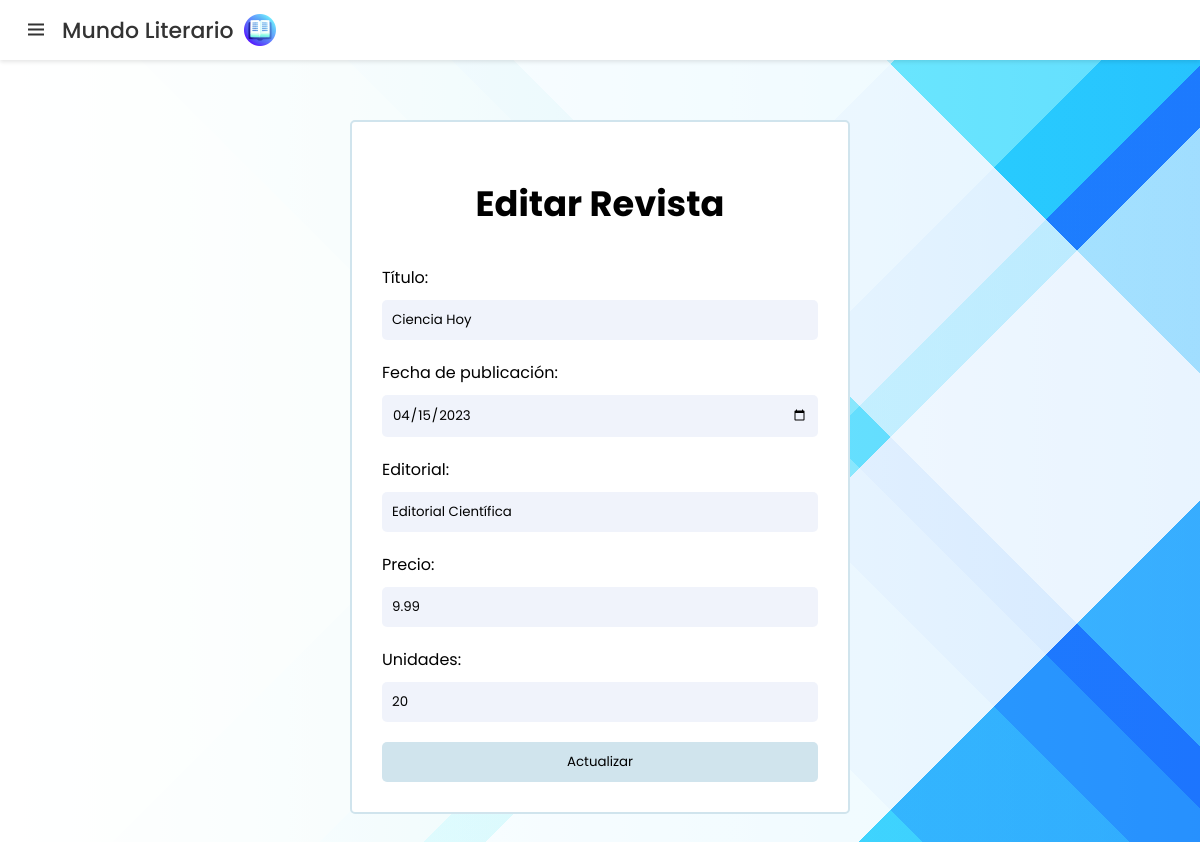
/presentacion/editarRevista.php?id=27 (signed in), run on the app's committed database.
### tables this page shows
CREATE TABLE `revistas` (
  `id` int(11) NOT NULL,
  `titulo` varchar(255) NOT NULL,
  `fecha_publicacion` date NOT NULL,
  `editorial` varchar(20) NOT NULL,
  `precio` decimal(10,2) NOT NULL,
  `unidades` int(11) NOT NULL
);

### presentacion/editarRevista.php (the view, shortened to what this page needs)
<?php
if (isset($_GET['id'])) {
    $id = $_GET['id'];
    $connection = Database::getInstance();
    $stmt = $connection->prepare("SELECT * FROM revistas WHERE id = :id");
    $stmt->bindParam(':id', $id);
    $stmt->execute();
    $revista = $stmt->fetch(PDO::FETCH_ASSOC);
} else {
    header("Location: index.libros.php");
    exit;
}
?>
<!DOCTYPE html>
<html lang="es">
<head>
    <link rel="stylesheet" href="../assets/css/revista.css">
    <link href="https://unpkg.com/boxicons@2.1.2/css/boxicons.min.css" rel="stylesheet">
</head>
<body>
    <nav>
        <div class="logo">
            <i class="bx bx-menu menu-icon"></i>
            <span class="logo-name">Mundo Literario</span>
            <img class="logo-img" src="../assets/images/book.png">
        </div>
    </nav>
    <section class="content-editar">
        <form class="editar" method="POST" action="">
            <h1 class="edit-title">Editar Revista</h1>
            <label for="titulo">Título:</label>
            <input type="text" id="titulo" name="titulo" value="<?php echo htmlspecialchars($revista['titulo']); ?>" required>
            <label for="fecha_publicacion">Fecha de publicación:</label>
            <input type="date" id="fecha_publicacion" name="fecha_publicacion" value="<?php echo htmlspecialchars($revista['fecha_publicacion']); ?>" required>
            <label for="editorial">Editorial:</label>
            <input type="text" id="editorial" name="editorial" value="<?php echo htmlspecialchars($revista['editorial']); ?>" required>
            <label for="precio">Precio:</label>
            <input type="text" id="precio" name="precio" value="<?php echo htmlspecialchars($revista['precio']); ?>" required>
            <label for="unidades">Unidades:</label>
            <input type="number" id="unidades" name="unidades" value="<?php echo htmlspecialchars($revista['unidades']); ?>" required>
            <button class="editar-btn" type="submit">Actualizar</button>
        </form>
    </section>
</body>
</html>

### assets/css/revista.css (style rules this page uses)
* { margin: 0; padding: 0; box-sizing: border-box; font-family: "Poppins", sans-serif; }
body { min-height: 100%; background-image: linear-gradient( 90deg, rgb(255, 255, 255), rgb(207, 207, 207) ), linear-gradient( 45deg, rgb(177, 223, 206) 0%, rgb(177, 223, 206) 46%, rgb(147, 192, 214) 46%, rgb(147, 192, 214) 56%, rgb(117, 162, 222) 56%, rgb(117, 162, 222) 61%, rgb(86, 131, 229) 61%, rgb(86, 131, 229) 64%, rgb(168, 194, 255) 64%, rgb(168, 194, 255) 82%, rgb(26, 70, 245) 82%, rgb(26, 70, 245) 100% ), linear-gradient( 135deg, rgb(177, 223, 206) 0%, rgb(177, 223, 206) 46%, rgb(147, 192, 214) 46%, rgb(147, 192, 214) 56%, rgb(117, 162, 222) 56%, rgb(117, 162, 222) 61%, rgb(86, 131, 229) 61%, rgb(86, 131, 229) 64%, rgb(168, 194, 255) 64%, rgb(168, 194, 255) 82%, rgb(26, 70, 245) 82%, rgb(26, 70, 245) 100% ); background-blend-mode: overlay, overlay, normal; }
nav { position: relative; top: 0; left: 0; height: 60px; width: 100%; display: flex; align-items: center; background: #fff; box-shadow: 0 2px 4px rgba(0, 0, 0, 0.1); }
nav .logo { display: flex; align-items: center; margin: 0 24px; }
.logo-img { margin: 0 10px 0px 10px; }
.logo .menu-icon { color: #333; font-size: 24px; margin-right: 14px; cursor: pointer; }
.logo .logo-name { color: #333; font-size: 22px; font-weight: 500; }
.content-editar { flex-direction: column; display: flex; justify-content: center; align-items: center; padding: 60px; }
.edit-title { color: black; text-align: center; margin: 25px 0; font-size: 2.2rem; }
.editar label { color: black; margin-top: 10px; }
.editar { border: 2px solid #d0e4ed; background-color: white; width: 500px; height: auto; padding: 30px; display: flex; flex-direction: column; transition: all 0.5s cubic-bezier(0.23, 1, 0.32, 1); border-radius: 5px; }
.editar input { color: black; background: #3f6aca14; padding: 10px; border: none; border-radius: 5px; margin: 10px 0; outline: none; }
.editar .editar-btn { margin-top: 10px; border: none; background-color: #d0e4ed; padding: 10px; border-radius: 5px; cursor: pointer; color: black; transition: background-color 0.5s ease; }

### data on the page
revistas: titulo "Ciencia Hoy", fecha_publicacion "04/15/2023", editorial "Editorial Científica", precio "9.99", unidades "20"
